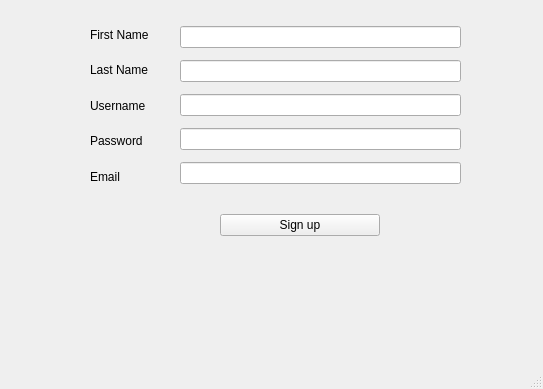
<?xml version="1.0" encoding="UTF-8"?>
<ui version="4.0">
 <class>MainWindow</class>
 <widget class="QMainWindow" name="MainWindow">
  <property name="geometry">
   <rect>
    <x>0</x>
    <y>0</y>
    <width>543</width>
    <height>389</height>
   </rect>
  </property>
  <property name="windowTitle">
   <string>MainWindow</string>
  </property>
  <widget class="QWidget" name="centralwidget">
   <widget class="QWidget" name="verticalLayoutWidget_2">
    <property name="geometry">
     <rect>
      <x>180</x>
      <y>20</y>
      <width>281</width>
      <height>171</height>
     </rect>
    </property>
    <layout class="QVBoxLayout" name="verticalLayout_2">
     <item>
      <widget class="QLineEdit" name="email_lineEdit"/>
     </item>
     <item>
      <widget class="QLineEdit" name="lineEdit"/>
     </item>
     <item>
      <widget class="QLineEdit" name="user_lineEdit"/>
     </item>
     <item>
      <widget class="QLineEdit" name="password_lineEdit"/>
     </item>
     <item>
      <widget class="QLineEdit" name="lineEdit_2"/>
     </item>
    </layout>
   </widget>
   <widget class="QWidget" name="verticalLayoutWidget_3">
    <property name="geometry">
     <rect>
      <x>90</x>
      <y>20</y>
      <width>81</width>
      <height>171</height>
     </rect>
    </property>
    <layout class="QVBoxLayout" name="verticalLayout_3">
     <item>
      <layout class="QVBoxLayout" name="verticalLayout">
       <item>
        <widget class="QLabel" name="label_5">
         <property name="text">
          <string>First Name</string>
         </property>
        </widget>
       </item>
       <item>
        <widget class="QLabel" name="label_4">
         <property name="text">
          <string>Last Name</string>
         </property>
        </widget>
       </item>
       <item>
        <widget class="QLabel" name="label">
         <property name="text">
          <string>Username</string>
         </property>
        </widget>
       </item>
       <item>
        <widget class="QLabel" name="label_2">
         <property name="text">
          <string>Password</string>
         </property>
        </widget>
       </item>
       <item>
        <widget class="QLabel" name="label_3">
         <property name="text">
          <string>Email</string>
         </property>
        </widget>
       </item>
      </layout>
     </item>
    </layout>
   </widget>
   <widget class="QWidget" name="verticalLayoutWidget_4">
    <property name="geometry">
     <rect>
      <x>220</x>
      <y>210</y>
      <width>160</width>
      <height>30</height>
     </rect>
    </property>
    <layout class="QVBoxLayout" name="verticalLayout_4">
     <item>
      <widget class="QPushButton" name="signup_button">
       <property name="text">
        <string>Sign up</string>
       </property>
      </widget>
     </item>
    </layout>
   </widget>
  </widget>
  <widget class="QMenuBar" name="menubar">
   <property name="geometry">
    <rect>
     <x>0</x>
     <y>0</y>
     <width>543</width>
     <height>26</height>
    </rect>
   </property>
  </widget>
  <widget class="QStatusBar" name="statusbar"/>
 </widget>
 <resources/>
 <connections/>
</ui>
